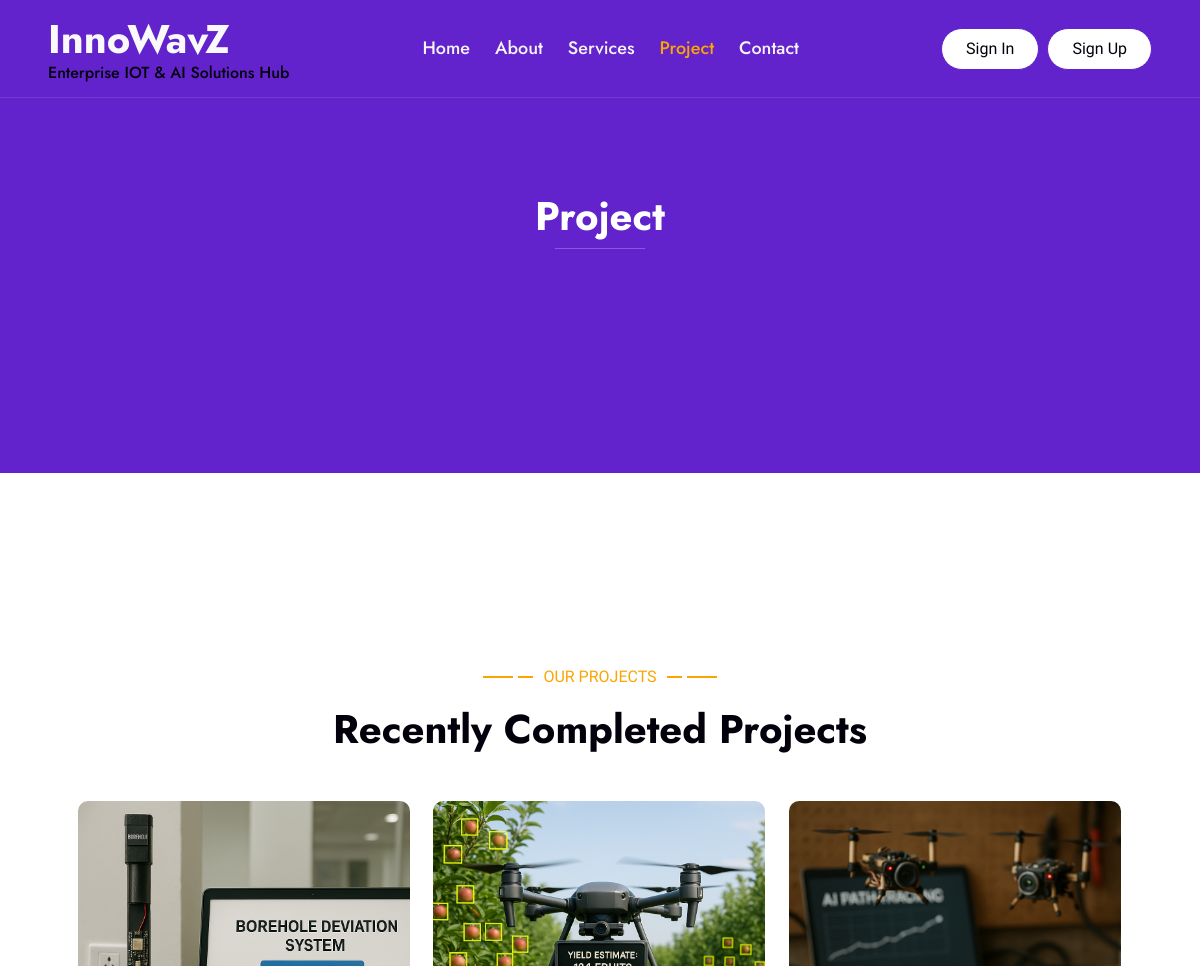
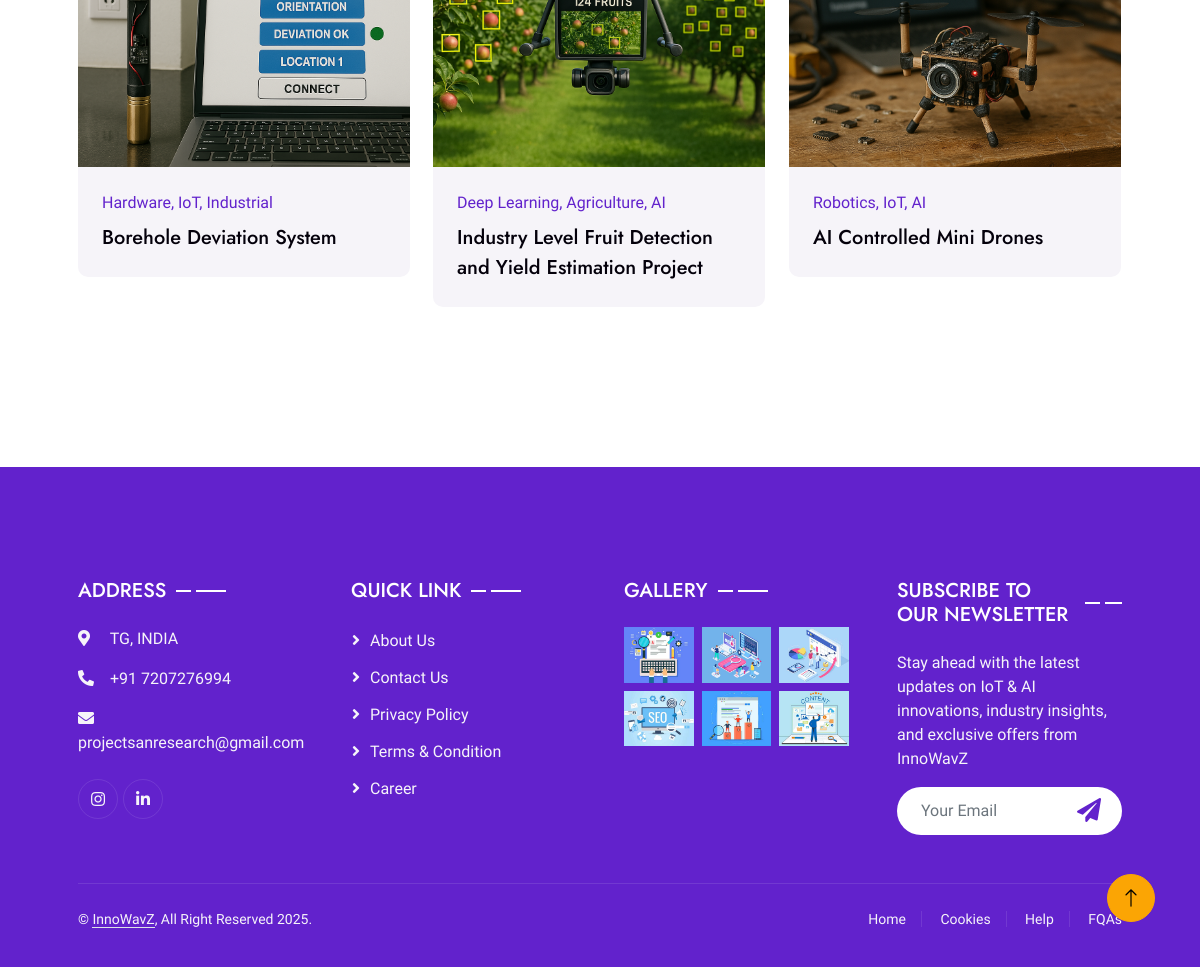
Screenshot of /project with the database file from the repository (2 pictures, top to bottom).
### core/models.py (models this page shows, shortened)
class Product(models.Model):
    pid = ShortUUIDField(unique=True, length=10, max_length=20, prefix='prd', alphabet="abcdefgh12345")
    title = models.CharField(max_length=100, default="product")
    image = models.ImageField(upload_to=user_directory_path, default="product.png")
    description = models.TextField(null=True, blank=True, default="this is a product")
    user = models.ForeignKey(User, on_delete=models.SET_NULL, null=True)
    category = models.ForeignKey(category, on_delete=models.SET_NULL, null=True)
    specification = models.TextField(null=True, blank=True)
    class Meta:
        verbose_name_plural = "Products"

class category(models.Model):
    cid = ShortUUIDField(unique=True, length=10, max_length=20, prefix='cat', alphabet="abcdefgh12345")
    title = models.CharField(max_length=100, default="category")
    image = models.ImageField(upload_to=user_directory_path, default="category.png")
    description = models.TextField(null=True, blank=True, default="this is a category")
    class Meta:
        verbose_name_plural = "category"
    def __str__(self):
        return self.title

### core/views.py (the view)
# urls.py: path("project", views.project, name="project"),
def project(request):
    products = Product.objects.all()
    context = {
        'products': products,
    }
    return render(request, 'core/project.html',context)

### InnoWavz/templates/core/project.html (shortened to what this page needs)
{% extends 'core/partials/base2.html' %}
{% load static %}
{% block content %}
<div class="container-xxl py-5 bg-primary hero-header">
    <div class="container my-5 py-5 px-lg-5">
        <div class="row g-5 py-5">
            <div class="col-12 text-center">
                <h1 class="text-white animated slideInDown">Project</h1>
                <hr class="bg-white mx-auto mt-0" style="width: 90px;">
            </div>
        </div>
    </div>
</div>
<div class="container-xxl py-5">
    <div class="container py-5 px-lg-5">
        <div class="wow fadeInUp" data-wow-delay="0.1s">
            <p class="section-title text-secondary justify-content-center"><span></span>Our Projects<span></span></p>
            <h1 class="text-center mb-5">Recently Completed Projects</h1>
        </div>
        <div class="row g-4 portfolio-container">
            {% for p in products %}
            <div class="col-lg-4 col-md-6 d-flex align-items-stretch portfolio-item {{ p.category|lower }} wow fadeInUp" data-wow-delay="0.1s">
                <div class="rounded overflow-hidden w-100">
                    <div class="position-relative overflow-hidden">
                        <img class="img-fluid w-100" src="{{ p.image.url }}" alt="{{ p.title }}">
                    </div>
                    <div class="bg-light p-4">
                        <p class="text-primary fw-medium mb-2">{{ p.category }}</p>
                        <h5 class="lh-base mb-0">{{ p.title }}</h5>
                    </div>
                </div>
            </div>
            {% endfor %}
        </div>
    </div>
</div>
{% endblock %}

### InnoWavz/templates/core/partials/base2.html (shortened to what this page needs)
{% load static %}
<!DOCTYPE html>
<html lang="en">
<head>
    <link href="https://cdnjs.cloudflare.com/ajax/libs/font-awesome/5.10.0/css/all.min.css" rel="stylesheet">
    <link href="https://cdn.jsdelivr.net/npm/bootstrap-icons@1.4.1/font/bootstrap-icons.css" rel="stylesheet">
    <link href="{% static 'lib/animate/animate.min.css' %}" rel="stylesheet">
    <link href="{% static 'lib/owlcarousel/assets/owl.carousel.min.css' %}" rel="stylesheet">
    <link href="{% static 'lib/lightbox/css/lightbox.min.css' %}" rel="stylesheet">
    <link href="{% static 'css/bootstrap.min.css' %}" rel="stylesheet">
    <link href="{% static 'css/style.css' %}" rel="stylesheet">
</head>
<body>
    <div class="container-xxl bg-white p-0">
        <div class="container-xxl position-relative p-0">
            <nav class="navbar navbar-expand-lg navbar-light px-4 px-lg-5 py-3 py-lg-0">
                <a href="{% url 'core:home' %}" class="navbar-brand p-0">
                    <h1 class="m-0">InnoWavZ</h1>
                    <h6 class="m-0">Enterprise IOT & AI Solutions Hub</h6>
                </a>
                <div class="collapse navbar-collapse" id="navbarCollapse">
                    <div class="navbar-nav mx-auto py-0">
                        <a href="{%url 'core:home'%}" class="nav-item nav-link">Home</a>
                        <a href="{%url 'core:about'%}" class="nav-item nav-link">About</a>
                        <a href="{%url 'core:service'%}" class="nav-item nav-link">Services</a>
                        <a href="{%url 'core:project'%}" class="nav-item nav-link active">Project</a>
                        <a href="{%url 'core:contact'%}" class="nav-item nav-link">Contact</a>
                    </div>
        <div class="d-flex align-items-center">
            {% if user.is_authenticated %}
                <div class="dropdown">
                    <a href="#" class="btn btn-light rounded-pill py-2 px-4 dropdown-toggle" data-bs-toggle="dropdown">
                        <i class="fas fa-user-circle me-2"></i> {{ user.username }}
                    </a>
                    <ul class="dropdown-menu dropdown-menu-end">
                        <li><a class="dropdown-item text-danger" href="{% url 'userauths:signout' %}">Sign Out</a></li>
                    </ul>
                </div>
            {% else %}
                <a href="{% url 'userauths:signin' %}" class="btn btn-outline-primary rounded-pill py-2 px-4 me-2">Sign In</a>
                <a href="{% url 'userauths:signup' %}" class="btn btn-primary rounded-pill py-2 px-4">Sign Up</a>
            {% endif %}
        </div>
                </div>
            </nav>
        </div>
{% block content %}
{% endblock content %}
<div class="container-fluid bg-primary text-light footer wow fadeIn" data-wow-delay="0.1s">
    <div class="container py-5 px-lg-5">
        <div class="row g-5">
            <div class="col-md-6 col-lg-3">
                <p class="section-title text-white h5 mb-4">Address<span></span></p>
                <p><i class="fa fa-map-marker-alt me-3"></i> TG, INDIA</p>
                <p><i class="fa fa-phone-alt me-3"></i>+91 7207276994</p>
                <p><i class="fa fa-envelope me-3"></i>projectsanresearch@gmail.com</p>
                <div class="d-flex pt-2">
                    <a class="btn btn-outline-light btn-social" href=""><i class="fab fa-instagram"></i></a>
                    <a class="btn btn-outline-light btn-social" href=""><i class="fab fa-linkedin-in"></i></a>
                </div>
            </div>
            <div class="col-md-6 col-lg-3">
                <p class="section-title text-white h5 mb-4">Quick Link<span></span></p>
                <a class="btn btn-link" href="{%url 'core:about' %}">About Us</a>
                <a class="btn btn-link" href="{%url 'core:contact' %}">Contact Us</a>
                <a class="btn btn-link" href="">Privacy Policy</a>
                <a class="btn btn-link" href="">Terms & Condition</a>
                <a class="btn btn-link" href="">Career</a>
            </div>
            <div class="col-md-6 col-lg-3">
                <p class="section-title text-white h5 mb-4">Gallery<span></span></p>
                <div class="row g-2">
                    <div class="col-4">
                        <img class="img-fluid" src="{% static 'img/portfolio-1.jpg' %}" alt="Image">
                    </div>
                    <div class="col-4">
                        <img class="img-fluid" src="{% static 'img/portfolio-2.jpg' %}" alt="Image">
                    </div>
                    <div class="col-4">
                        <img class="img-fluid" src="{% static 'img/portfolio-3.jpg' %}" alt="Image">
                    </div>
                    <div class="col-4">
                        <img class="img-fluid" src="{% static 'img/portfolio-4.jpg' %}" alt="Image">
                    </div>
                    <div class="col-4">
                        <img class="img-fluid" src="{% static 'img/portfolio-5.jpg' %}" alt="Image">
                    </div>
                    <div class="col-4">
                        <img class="img-fluid" src="{% static 'img/portfolio-6.jpg' %}" alt="Image">
                    </div>
                </div>
            </div>
            <div class="col-md-6 col-lg-3">
                <p class="section-title text-white h5 mb-4">Subscribe to Our Newsletter<span></span></p>
                <p>Stay ahead with the latest updates on IoT & AI innovations, industry insights, and exclusive offers from InnoWavZ</p>
                <div class="position-relative w-100 mt-3">
                    <input class="form-control border-0 rounded-pill w-100 ps-4 pe-5" type="text" placeholder="Your Email" style="height: 48px;">
                    <button type="button" class="btn shadow-none position-absolute top-0 end-0 mt-1 me-2"><i class="fa fa-paper-plane text-primary fs-4"></i></button>
                </div>
            </div>
        </div>
    </div>
    <div class="container px-lg-5">
        <div class="copyright">
            <div class="row">
                <div class="col-md-6 text-center text-md-start mb-3 mb-md-0">
                    &copy; <a class="border-bottom" href="#">InnoWavZ</a>, All Right Reserved 2025.
                </div>
                <div class="col-md-6 text-center text-md-end">
                    <div class="footer-menu">
                        <a href="">Home</a>
                        <a href="">Cookies</a>
                        <a href="">Help</a>
                        <a href="">FQAs</a>
                    </div>
                </div>
            </div>
        </div>
    </div>
</div>
<a href="#" class="btn btn-lg btn-secondary btn-lg-square back-to-top"><i class="bi bi-arrow-up"></i></a>
</div>
</body>
</html>

### InnoWavz/static/css/style.css (style rules this page uses)
:root { --primary: #03253b; --secondary: #FBA504; --light: #F6F4F9; --dark: #04000B; }
.back-to-top { position: fixed; display: none; right: 45px; bottom: 45px; z-index: 99; }
h1, h2, .fw-bold { font-weight: 700 !important; }
h5, h6, .fw-medium { font-weight: 500 !important; }
.btn { font-weight: 500; transition: .5s; }
.btn-lg-square { width: 48px; height: 48px; }
.btn-square, .btn-sm-square, .btn-lg-square { padding: 0; display: flex; align-items: center; justify-content: center; font-weight: normal; border-radius: 50px; }
.navbar-light .navbar-nav .nav-link { position: relative; margin-right: 25px; padding: 35px 0; font-family: 'Jost', sans-serif; font-size: 18px; font-weight: 500; color: var(--light) !important; outline: none; transition: .5s; }
.navbar-light .navbar-nav .nav-link:hover, .navbar-light .navbar-nav .nav-link.active { color: var(--secondary) !important; }
.navbar-light .navbar-brand h1 { color: #f9f9f9; }
@media (min-width: 992px) { .navbar-light { position: absolute; width: 100%; top: 0; left: 0; border-bottom: 1px solid rgba(256, 256, 256, .1); z-index: 999; } }
@media (min-width: 992px) { .navbar-light .btn { color: var(--dark); background: #FFFFFF; } }
.hero-header { margin-bottom: 6rem; padding: 10rem 0; background-position: left 0px top 0px, right 0px top 0px, left 0px bottom 0px, right 0px bottom 0px, center center, center bottom; background-repeat: no-repeat; }
.section-title { position: relative; display: flex; align-items: center; font-weight: 500; text-transform: uppercase; }
.section-title span:first-child, .section-title span:last-child { position: relative; display: inline-block; margin-right: 30px; width: 30px; height: 2px; }
.section-title span:last-child { margin-right: 0; margin-left: 30px; }
.section-title span:first-child::after, .section-title span:last-child::after { position: absolute; content: ""; width: 15px; height: 2px; top: 0; right: -20px; }
.section-title span:last-child::after { right: auto; left: -20px; }
.section-title.text-secondary span:first-child, .section-title.text-secondary span:last-child, .section-title.text-secondary span:first-child::after, .section-title.text-secondary span:last-child::after { background: var(--secondary); }
.section-title.text-white span:first-child, .section-title.text-white span:last-child, .section-title.text-white span:first-child::after, .section-title.text-white span:last-child::after { background: #FFFFFF; }
.portfolio-item img { transition: .5s; }
.footer { margin-top: 4rem; padding-top: 4rem; height: 500px; background-position: center top, center center; background-repeat: no-repeat; }
.footer .btn.btn-social { margin-right: 5px; width: 40px; height: 40px; display: flex; align-items: center; justify-content: center; color: var(--light); border: 1px solid rgba(256, 256, 256, .1); border-radius: 40px; transition: .3s; }
.footer .btn.btn-link { display: block; margin-bottom: 10px; padding: 0; text-align: left; color: var(--light); font-weight: normal; transition: .3s; }
.footer .btn.btn-link::before { position: relative; content: "\f105"; font-family: "Font Awesome 5 Free"; font-weight: 900; margin-right: 10px; }
.footer .copyright { padding: 25px 0; font-size: 14px; border-top: 1px solid rgba(256, 256, 256, .1); }
.footer .copyright a { color: var(--light); }
.footer .footer-menu a { margin-right: 15px; padding-right: 15px; border-right: 1px solid rgba(255, 255, 255, .1); }
.footer .footer-menu a:last-child { margin-right: 0; padding-right: 0; border-right: none; }

### rows the page displays
Product: image (picture), category "Hardware, IoT, Industrial", title "Borehole Deviation System"
Product: image (picture), category "Deep Learning, Agriculture, AI", title "Industry Level Fruit Detection and Yield Estimation Project"
Product: image (picture), category "Robotics, IoT, AI", title "AI Controlled Mini Drones"
